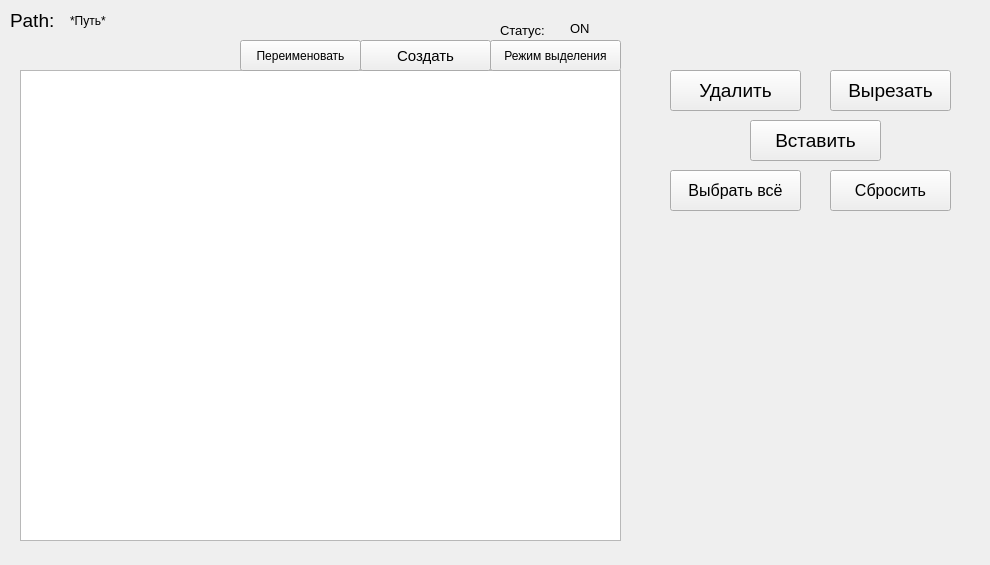
<?xml version="1.0" encoding="UTF-8"?>
<ui version="4.0">
 <class>Form</class>
 <widget class="QWidget" name="Form">
  <property name="geometry">
   <rect>
    <x>0</x>
    <y>0</y>
    <width>990</width>
    <height>565</height>
   </rect>
  </property>
  <property name="font">
   <font>
    <pointsize>14</pointsize>
   </font>
  </property>
  <property name="windowTitle">
   <string>Form</string>
  </property>
  <widget class="QTableWidget" name="tableWidget">
   <property name="geometry">
    <rect>
     <x>20</x>
     <y>70</y>
     <width>601</width>
     <height>471</height>
    </rect>
   </property>
  </widget>
  <widget class="QPushButton" name="as_hilight">
   <property name="geometry">
    <rect>
     <x>490</x>
     <y>40</y>
     <width>131</width>
     <height>31</height>
    </rect>
   </property>
   <property name="font">
    <font>
     <pointsize>9</pointsize>
    </font>
   </property>
   <property name="text">
    <string>Режим выделения</string>
   </property>
  </widget>
  <widget class="QLabel" name="Path_text">
   <property name="geometry">
    <rect>
     <x>10</x>
     <y>0</y>
     <width>71</width>
     <height>41</height>
    </rect>
   </property>
   <property name="text">
    <string>Path:</string>
   </property>
  </widget>
  <widget class="QLabel" name="path">
   <property name="geometry">
    <rect>
     <x>70</x>
     <y>0</y>
     <width>381</width>
     <height>41</height>
    </rect>
   </property>
   <property name="font">
    <font>
     <pointsize>9</pointsize>
    </font>
   </property>
   <property name="text">
    <string>*Путь*</string>
   </property>
  </widget>
  <widget class="QPushButton" name="Button_create">
   <property name="geometry">
    <rect>
     <x>360</x>
     <y>40</y>
     <width>131</width>
     <height>31</height>
    </rect>
   </property>
   <property name="font">
    <font>
     <pointsize>11</pointsize>
    </font>
   </property>
   <property name="text">
    <string>Создать</string>
   </property>
  </widget>
  <widget class="QPushButton" name="Button_rename">
   <property name="geometry">
    <rect>
     <x>240</x>
     <y>40</y>
     <width>121</width>
     <height>31</height>
    </rect>
   </property>
   <property name="font">
    <font>
     <pointsize>9</pointsize>
    </font>
   </property>
   <property name="text">
    <string>Переименовать</string>
   </property>
  </widget>
  <widget class="QPushButton" name="Button_del">
   <property name="geometry">
    <rect>
     <x>670</x>
     <y>70</y>
     <width>131</width>
     <height>41</height>
    </rect>
   </property>
   <property name="font">
    <font>
     <pointsize>14</pointsize>
     <weight>50</weight>
     <bold>false</bold>
    </font>
   </property>
   <property name="text">
    <string>Удалить</string>
   </property>
  </widget>
  <widget class="QPushButton" name="Button_cut">
   <property name="geometry">
    <rect>
     <x>830</x>
     <y>70</y>
     <width>121</width>
     <height>41</height>
    </rect>
   </property>
   <property name="font">
    <font>
     <weight>50</weight>
     <bold>false</bold>
    </font>
   </property>
   <property name="text">
    <string>Вырезать</string>
   </property>
  </widget>
  <widget class="QPushButton" name="Button_paste">
   <property name="geometry">
    <rect>
     <x>750</x>
     <y>120</y>
     <width>131</width>
     <height>41</height>
    </rect>
   </property>
   <property name="text">
    <string>Вставить</string>
   </property>
  </widget>
  <widget class="QPushButton" name="select_all">
   <property name="geometry">
    <rect>
     <x>670</x>
     <y>170</y>
     <width>131</width>
     <height>41</height>
    </rect>
   </property>
   <property name="font">
    <font>
     <pointsize>12</pointsize>
    </font>
   </property>
   <property name="text">
    <string>Выбрать всё</string>
   </property>
  </widget>
  <widget class="QPushButton" name="disable_all">
   <property name="geometry">
    <rect>
     <x>830</x>
     <y>170</y>
     <width>121</width>
     <height>41</height>
    </rect>
   </property>
   <property name="font">
    <font>
     <pointsize>12</pointsize>
    </font>
   </property>
   <property name="text">
    <string>Сбросить</string>
   </property>
   <property name="checkable">
    <bool>false</bool>
   </property>
  </widget>
  <widget class="QLabel" name="label_3">
   <property name="geometry">
    <rect>
     <x>500</x>
     <y>20</y>
     <width>71</width>
     <height>21</height>
    </rect>
   </property>
   <property name="font">
    <font>
     <pointsize>10</pointsize>
    </font>
   </property>
   <property name="text">
    <string>Статус:</string>
   </property>
  </widget>
  <widget class="QLabel" name="label_4">
   <property name="geometry">
    <rect>
     <x>570</x>
     <y>20</y>
     <width>55</width>
     <height>16</height>
    </rect>
   </property>
   <property name="font">
    <font>
     <pointsize>10</pointsize>
    </font>
   </property>
   <property name="text">
    <string>ON</string>
   </property>
  </widget>
 </widget>
 <resources/>
 <connections/>
</ui>
